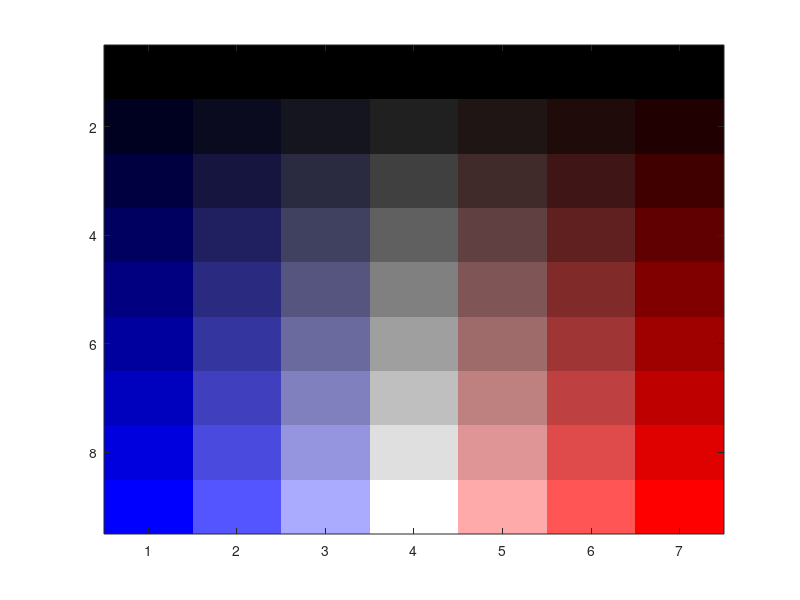

Reproduce this figure in MATLAB.
% Combine a brightness and velocity image into one combined image.  Input is
% two arrays and optionally two maximum values.  Output is either a tripple
% set of red, green, and blue images, a single interleaved array of RGB, or
% an image on the screen.

function [r,g,b] = Colorize(bright,velocity,brightMax,velMax)
global dopplerColormap dopplerNumVelocity dopplerNumBrightness

if length(dopplerColormap) == 0 | nargin < 2
        l = length(colormap);
        a=floor(sqrt(l));
        b = floor(l/a);
        if rem(b,2) == 1
                dopplerNumVelocity = b;
        else
                dopplerNumVelocity = b-1;
        end
        dopplerNumBrightness = floor(l/dopplerNumVelocity);
        l = dopplerNumBrightness*dopplerNumVelocity;

        brightArray = (cumsum(ones(dopplerNumBrightness, ...
					dopplerNumVelocity))-1) / ...
			dopplerNumBrightness;
        velocityArray = cumsum(ones(dopplerNumBrightness, ...
					dopplerNumVelocity)')' - ...
			floor((dopplerNumVelocity+1)/2);

        maxAbsVel = max(max(abs(velocityArray)));
        red = min(max(0,(velocityArray+maxAbsVel)/maxAbsVel),1);
        green = 1-abs(velocityArray/maxAbsVel);
        blue= min(max(0,(-velocityArray+maxAbsVel)/maxAbsVel),1);

        brightScale = brightArray/max(max(brightArray));
        dopplerColormap = [reshape(red.*brightScale,l,1) ...
				reshape(green.*brightScale,l,1) ...
				reshape(blue.*brightScale,l,1)];
end

if nargin < 2
	bright = brightArray;
	velocity = velocityArray;
end

if nargin < 3
        brightMax = max(max(bright))
end
if nargin < 4
        velMax = max(max(abs(velocity)))
end

color = min(max(floor(bright/brightMax*dopplerNumBrightness),0), ...
		  dopplerNumBrightness-1) + ...
	max(min(floor((velocity+velMax)/(2*velMax)*dopplerNumVelocity), ...
			dopplerNumVelocity-1),0) * dopplerNumBrightness+1;

if nargout > 2
	[rows,cols] = size(bright);
	r = reshape(dopplerColormap(color,1),rows,cols);
	g = reshape(dopplerColormap(color,2),rows,cols);
	b = reshape(dopplerColormap(color,3),rows,cols);
else
	if nargout > 0
		r = dopplerColormap(color',1);
		g = dopplerColormap(color',2);
		b = dopplerColormap(color',3);
		l = length(r);
		rgb(3:3:3*l) = b';
		rgb(2:3:3*l) = g';
		rgb(1:3:3*l) = r';
		r = rgb;
	else
		colormap(dopplerColormap);
		image(color);
	end
end
